Frame 1 (no input): blank canvas, image omitted
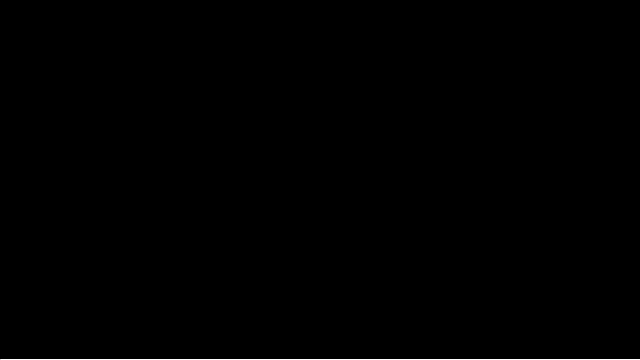
Frame 2 (the mouse pressed at the canvas centre, redrawn once)

The Processing sketch that drew this single still picture (run headless with seeded random() and noise(); the mouse was pressed at the canvas centre and the sketch redrawn once):

// Processing sketch: Practice_3
// ── Practice_3.pde
int y;

void setup()
{
  size(640,360);
  stroke(255);
  noLoop();
  y = height;
  frameRate(30);
}

void draw()
{
  background(0);
  line(0,y,width,y);
  y -= 1;
  if(y<0) y = height;
}

void mousePressed()
{
redraw();
}
